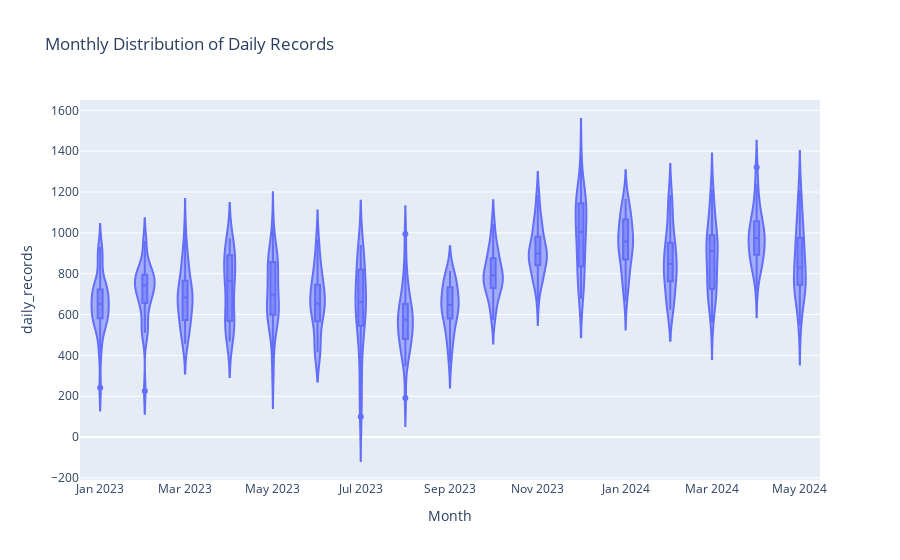

Write notebook code for a chart like this one.
### Markdown cell above
Notamos que la cantidad de registros totales aumenta con el tiempo. Es una tendencia anual y no parece ser una variación periódica o estacional.

Además detectamos días problemáticos, la cantidad diaria de registros presenta más outliers por límite inferior que superior.

### Code cell
daily_records_copy = daily_records.copy()
daily_records_copy['month'] = daily_records_copy['month'].astype(str)
fig = px.violin(daily_records_copy, x='month', y='daily_records', box=True,
                title="Monthly Distribution of Daily Records",
                labels={'month': 'Month', 'records': 'Records per Day'})

fig.show()

### Figure 1 — Plotly figure (JSON) as saved in the notebook; plotly's stock layout.template omitted (floating-point values rounded to 4 significant figures; data arrays with more than 128 entries replaced by an {"elided": "..."} marker saying what was removed)
{"data": [{"alignmentgroup": "True", "box": {"visible": true}, "hovertemplate": "Month=%{x}<br>daily_records=%{y}<extra></extra>", "legendgroup": "", "marker": {"color": "#636efa"}, "name": "", "offsetgroup": "", "orientation": "v", "scalegroup": "True", "showlegend": false, "type": "violin", "x": {"elided": "509 str values"}, "x0": " ", "xaxis": "x", "y": {"elided": "509 int values"}, "y0": " ", "yaxis": "y"}], "layout": {"legend": {"tracegroupgap": 0}, "title": {"text": "Monthly Distribution of Daily Records"}, "violinmode": "group", "xaxis": {"anchor": "y", "domain": [0, 1], "title": {"text": "Month"}}, "yaxis": {"anchor": "x", "domain": [0, 1], "title": {"text": "daily_records"}}}}
